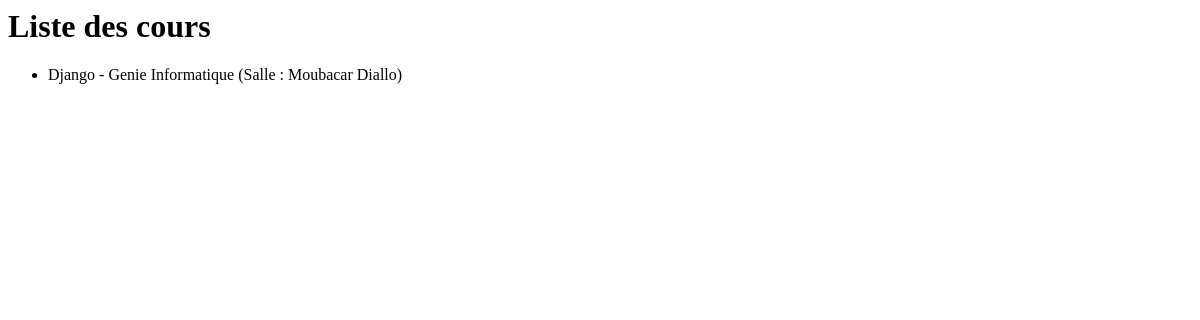
Before: / with the older database file.
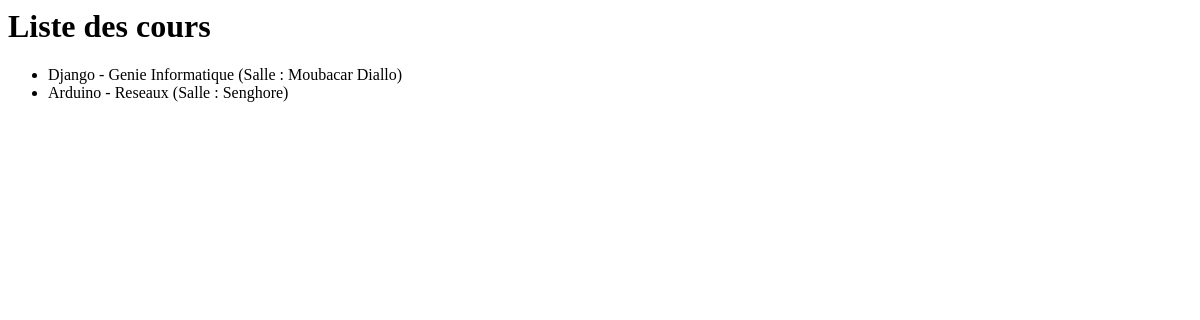
After: the same page with the newer database file.
### course_app/models.py (models this page shows)
class Course(models.Model):
    nom = models.CharField(max_length=100)
    description = models.TextField()
    filiere = models.ForeignKey(Filiere, on_delete=models.CASCADE)
    salle = models.ForeignKey(ClassRoom, on_delete=models.CASCADE)

class Filiere(models.Model):
    nom = models.CharField(max_length=100)

class ClassRoom(models.Model):
    nom = models.CharField(max_length=100)
    capacite = models.IntegerField()

### course_app/views.py (the view)
# urls.py: path('', views.dashboard, name='dashboard'),
def dashboard(request):
    courses = Course.objects.all()
    filieres = Filiere.objects.all()
    classrooms = ClassRoom.objects.all()
    return render(request, 'dashboard.html', {
        'courses': courses,
        'filieres': filieres,
        'classrooms': classrooms
    })

### course_app/templates/dashboard.html
<h1>Liste des cours</h1>
<ul>
  {% for c in courses %}
    <li>{{ c.nom }} - {{ c.filiere.nom }} (Salle : {{ c.salle.nom }})</li>
  {% endfor %}
</ul>

Changed rows visible on the page:
added Course: nom "Arduino", filiere.nom "Reseaux", salle.nom "Senghore"
